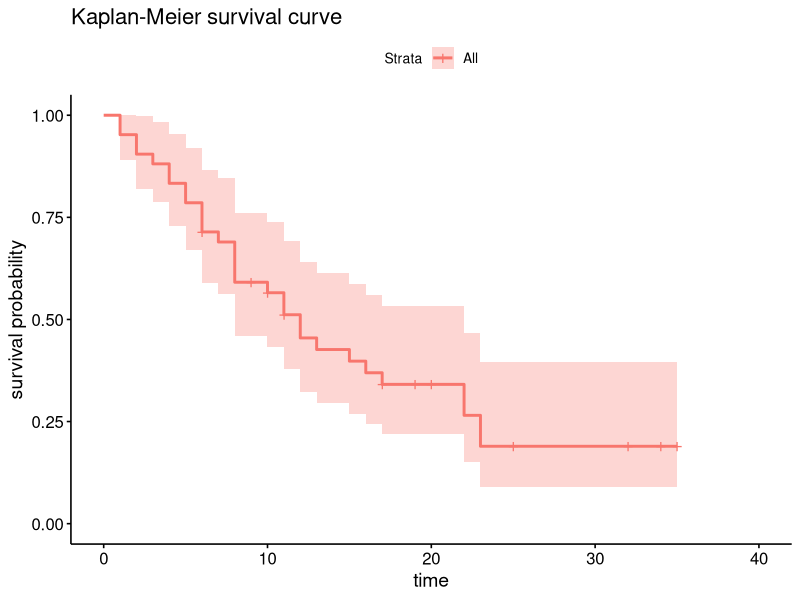
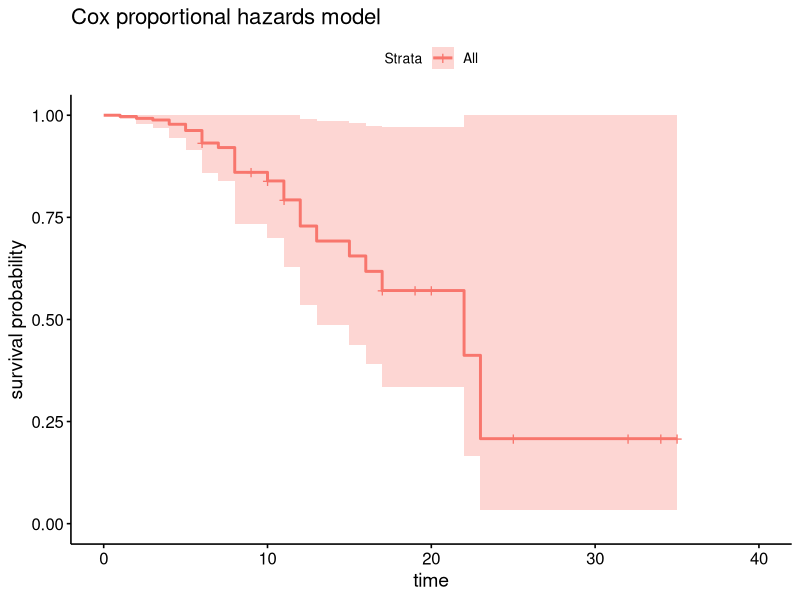
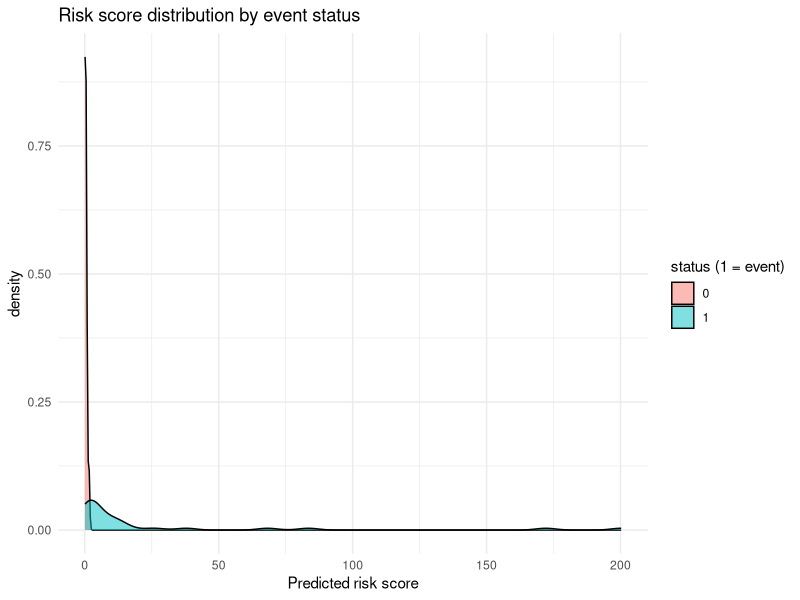
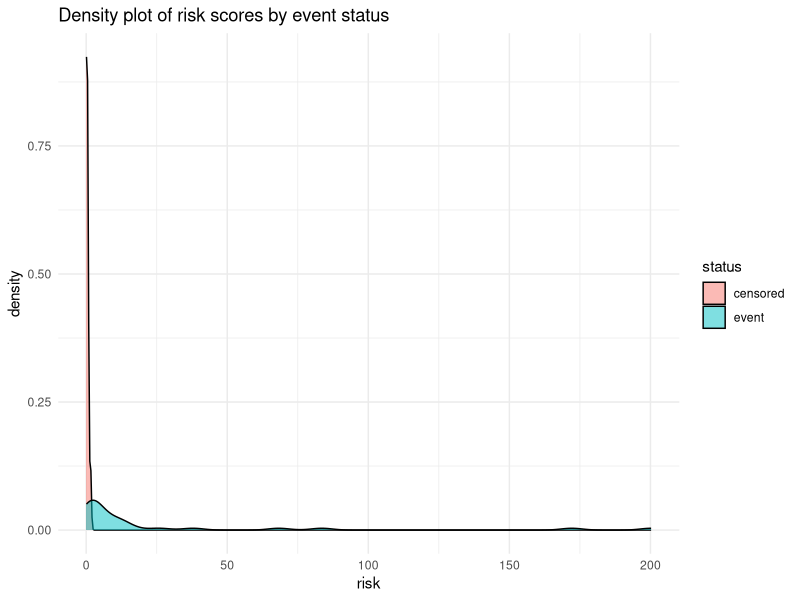
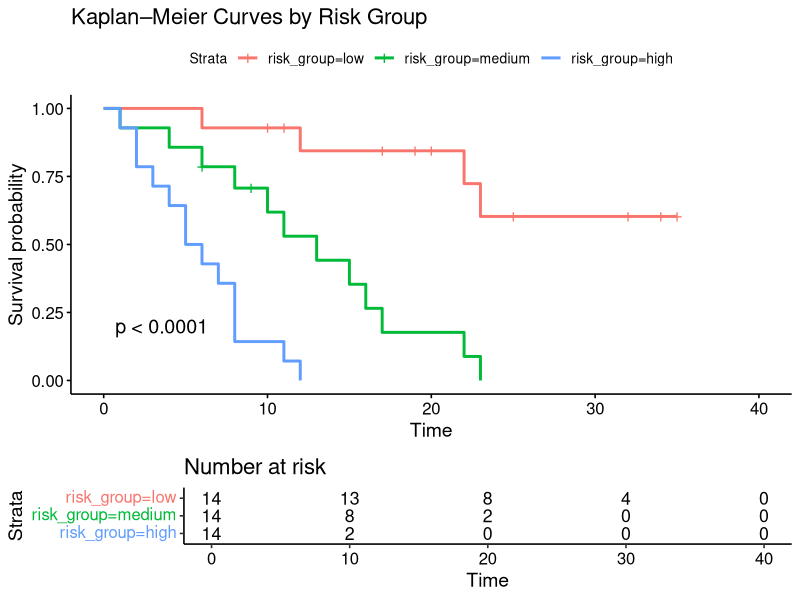
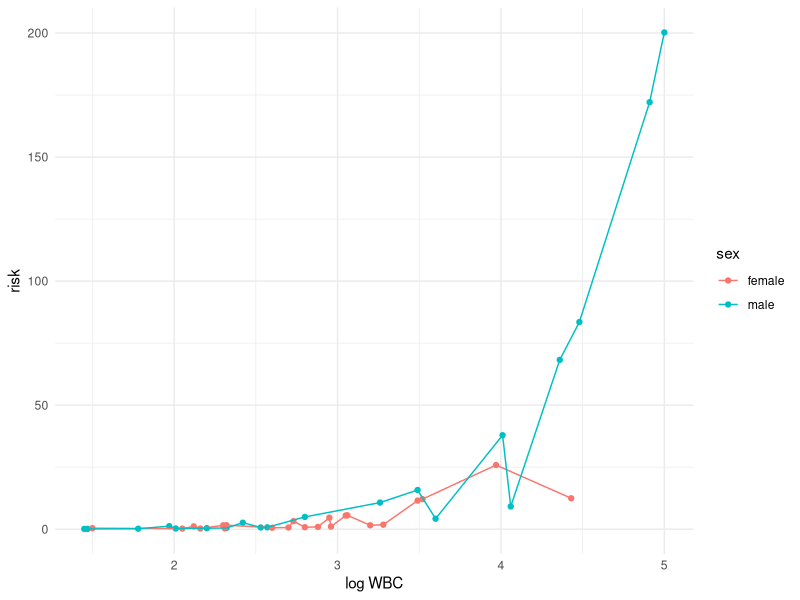

Write R code to recreate these figures, in order.
## ---- chunk 1
#| echo: true
#| message: false
#| warning: false
#| 
library(openxlsx)
library(dplyr)
data_raw <- read.xlsx(
  "lukemia-remission-data.xlsx",
  rowNames = FALSE, detectDates = TRUE,
  skipEmptyRows = TRUE, skipEmptyCols = TRUE) 
data_raw |> glimpse()
## ---- chunk 2
#| echo: true
#| message: false
#| warning: false
data_raw |> count(status)
data_raw |> count(sex) 
## ---- chunk 3
#| echo: true
#| message: false
#| warning: false
#| 
library(survival)
library(survminer)
fit_km <- survfit(Surv(time, status) ~ 1, data = data_raw)
## ---- chunk 4
#| echo: true
#| message: false
#| warning: false
#| fig-width: 12
#| fig-height: 6
#| 
# fit_km
#  n events median 0.95LCL 0.95UCL
# 42     30     12       8      22

fit_km |>
  ggsurvplot(data = data_raw,
             xlab = "time", ylab = "survival probability",
             title = "Kaplan-Meier survival curve")
## ---- chunk 5
#| echo: true
#| message: false
#| warning: false
#| 
fit_cox <- coxph(Surv(time, status) ~ sex + logWBC + rx, data = data_raw)
fit_cox
## ---- chunk 6
#| echo: true
#| message: false
#| warning: false
#| 
survfit(fit_cox) |> 
  ggsurvplot(data = data_raw,
             xlab = "time", ylab = "survival probability",
             title = "Cox proportional hazards model")
## ---- chunk 7
#| echo: true
#| message: false
#| warning: false
#| 
summary(fit_cox)
## ---- chunk 8
#| echo: true
#| message: false
#| warning: false
#| 
data_raw$risk <- predict(fit_cox, newdata = data_raw, type = 'risk')
## ---- chunk 9
#| echo: true
#| message: false
#| warning: false
#| fig-width: 6
#| fig-height: 4
#| 
library(ggplot2)
data_raw |> 
  ggplot(aes(x = risk, fill = factor(status))) +
  geom_density(alpha = 0.5) +
  labs(title = "Risk score distribution by event status",
       x = "Predicted risk score",
       fill = "status (1 = event)") +
  theme_minimal()
## ---- chunk 10
#| echo: true
#| message: false
#| warning: false
#| fig-width: 6
#| fig-height: 4
#| 
data_raw |> 
  mutate(status = ifelse(status == 1, "event", "censored")) |>
  ggplot(aes(x = risk, fill = status)) +
  geom_density(alpha = 0.5) +
  labs(title = "Density plot of risk scores by event status",
       x = "risk", fill = "status") +
  theme_minimal()
## ---- chunk 11
#| echo: true
#| message: false
#| warning: false
#| fig-width: 12
#| fig-height: 8
#| 
# Create tertiles of risk
data_raw$risk_group <- with(
  data_raw, cut(risk, breaks = quantile(risk, probs = c(0, 1/3, 2/3, 1)),
                labels = c("low", "medium", "high"),
                include.lowest = TRUE))

fit_km_risk <- survfit(Surv(time, status) ~ risk_group, data = data_raw)
fit_km_risk |> 
  ggsurvplot(data = data_raw, pval = TRUE,
             title = "Kaplan–Meier Curves by Risk Group",
             risk.table = TRUE)
## ---- chunk 12
#| echo: true
#| message: false
#| warning: false
#| fig-width: 10
#| fig-height: 6
#| 
data_raw |> 
  mutate(sex = ifelse(sex == 1, "male", "female")) |> 
  ggplot(aes(x = logWBC, y = risk, group = sex, colour = sex)) +
  geom_point() + geom_line() +
  labs(x = "log WBC", y = "risk") +
  theme_minimal()
